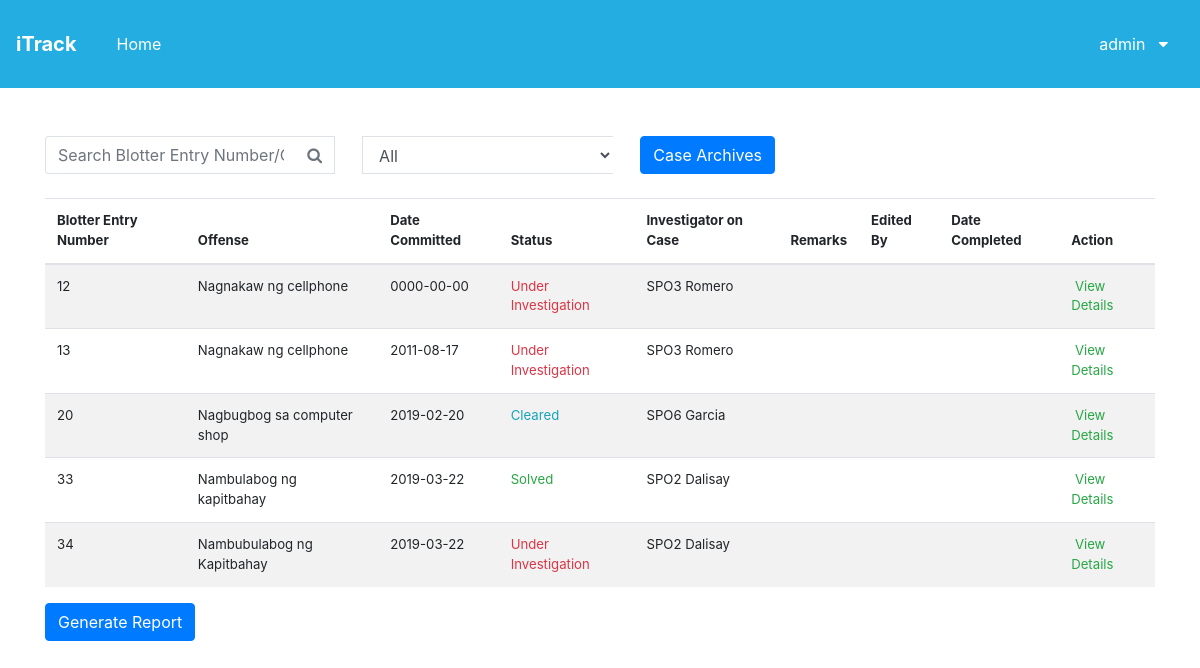
The app's page /itrackfinal/homeitrack.php (signed in), older data.
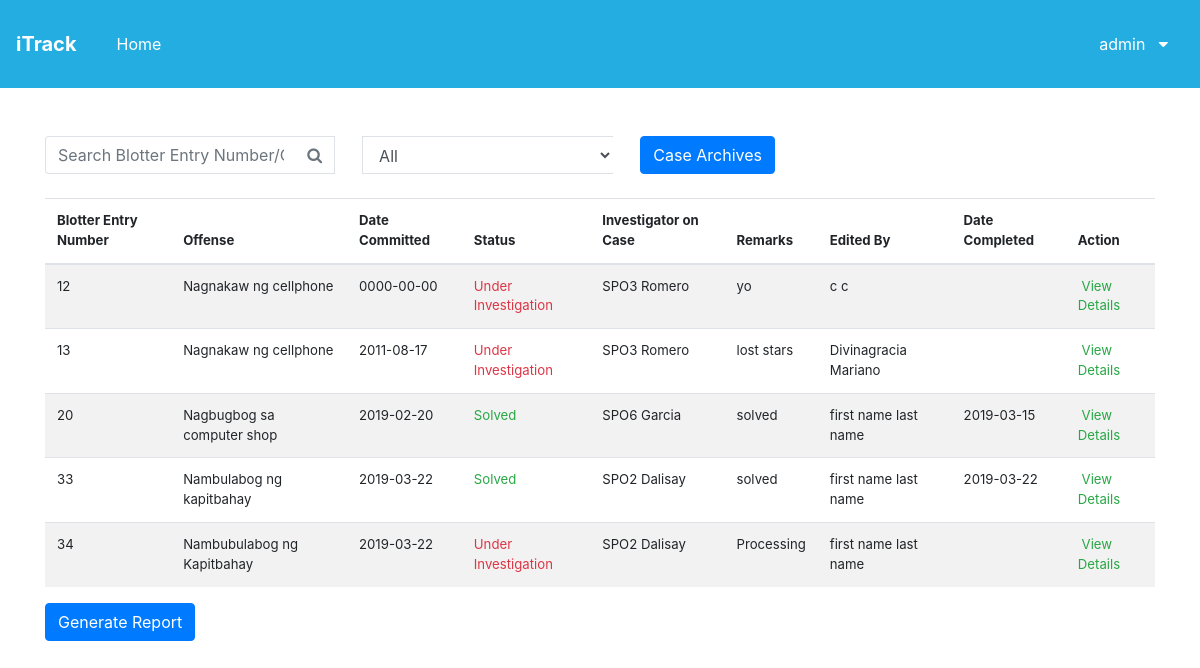
The same page, newer data.
### tables this page shows
CREATE TABLE `adminview` (
  `userID` int(11) NOT NULL,
  `benNum` int(11) NOT NULL,
  `compOffense` varchar(150) NOT NULL,
  `dateComi` date NOT NULL,
  `compStatus` longtext NOT NULL,
  `compInv` varchar(200) NOT NULL,
  `compRemarks` longtext NOT NULL,
  `remark_id` int(11) NOT NULL,
  `dateCompl` date DEFAULT NULL
);

### itrackfinal/homeitrack.php (the view, shortened to what this page needs)
<?php
    require "adminheader.php";
?>
<?php
   include_once 'includes/admin.inc.php';
?>
<!DOCTYPE html>
<html lang="en">
<head>
    <link rel="stylesheet" href="css/bootstrap.css">
    <link href="//maxcdn.bootstrapcdn.com/font-awesome/4.7.0/css/font-awesome.min.css" rel="stylesheet">
    <link rel="stylesheet" type="text/css" href="https://cdn.datatables.net/1.10.19/css/jquery.dataTables.css">
</head>
<body>
    <br>
<br>
    <div class="container">
        <div class="row">
            <div class="col-md-8">
                <div class="input-group">
                    <input id="search" class="form-control py-2 border-right-0 border" type="text"placeholder="Search Blotter Entry Number/Offense" >
                    <span class="input-group-append">
                        <button class="btn btn-outline-secondary border-left-0 border" type="button">
                            <i class="fa fa-search"></i>
                        </button>
                    </span>
                    <select id="statusFilter" class="form-control py-2 border-right-0 border" id="exampleFormControlSelect1">
                         <option value="all" name="status">All</option>
                    </select>
                            <a class='btn btn-primary' href= 'casecompleteArchive.php' style="color:white;text-decoration:none">Case Archives</a>
                </div>
            </div>
        </div>
        <br>
        <div class="row">
            <div class="col-md-12">
                <table id="myTable">
                <table class="table table-striped">
                    <thead>
                        <th> Blotter Entry Number</th>
                        <th>Offense</th>
                        <th>Date Committed</th>
                        <th>Status</th>
                        <th>Investigator on Case</th>
                        <th>Remarks</th>
                        <th> Edited By </th>
                        <th> Date Completed </th>
                        <th> Action </th>
                    </thead>
                    <tbody id="table_id" class="display">
                        <?php
                        $sql = "SELECT * FROM adminview left join
                            (
                                SELECT  remark, remarks.adminview_id, CONCAT(fnameUser, ' ',lnameUser) as name
                                from remarks right join
                                (
                                    SELECT max(created_at) as maxDate, adminview_id from remarks group by adminview_id
                                )
                                as remarks2 on remarks2.adminview_id = remarks.adminview_id
                                join users on remarks.userID = users.idUsers where remarks2.maxDate = remarks.created_at
                            )
                         as remarks on adminview_id = benNum";
                        $result = $conn->query($sql);
                        while($row = $result->fetch_array())
                        {
                            $benNum = $row['benNum'];
                            $compOffense = $row['compOffense'];
                            $dateComi = $row['dateComi'];
                            $compStatus = $row['compStatus'];
                            $compInv = $row['compInv'];
                            $compRemarks = $row['remark'];
                            $dateCompl= $row['dateCompl'];
                            $name = $row['name'];
                            echo"<tr>";
                            echo "<td> $benNum </td>";
                            echo "<td> $compOffense </td>";
                            echo "<td> $dateComi </td>";
                            if($compStatus == 'under_investigation'){
                                echo "<td class='text-danger'> Under Investigation </td>";
                            }else if($compStatus == 'cleared'){
                                echo "<td class='text-info'> Cleared </td>";
                            }else if($compStatus == 'solved'){
                                echo "<td class='text-success'> Solved </td>";
                            }else{
                                echo "<td > Status Unknown </td>";
                            }
                            echo "<td> $compInv </td>";
                            echo "<td> $compRemarks </td>";
                            echo "<td>$name</td>";
                            echo "<td> $dateCompl </td>";
                            echo "<td>&nbsp;<a href='caseDetails.php?id=$benNum' class='text-success'>View Details</a></td>";
                            echo "</tr>";
                        }
                        ?>
                    </tbody>
                </table>
                <button  type="button" name="printReport" class="btn btn-primary" formation="/homeitrack.php">
                            <a href= 'printreport.php' style="color:white;text-decoration:none">Generate Report</a>
                </button>
                <br>
                <br>
            </div>
        </div>
    </div>
</body>
</html>

### itrackfinal/adminheader.php (shortened to what this page needs)
<!DOCTYPE html>
<html>
<head>
<link rel="stylesheet" href="https://cdnjs.cloudflare.com/ajax/libs/font-awesome/4.7.0/css/font-awesome.min.css">
<link rel="stylesheet" href="https://bootswatch.com/4/yeti/bootstrap.min.css">
<link rel="stylesheet" href="assets/css/style.css">
</head>
<body>
<nav class="navbar navbar-expand-lg navbar-dark itrackbar">
  <a class="navbar-brand" href="index.php">iTrack <br> </a>
<div class="collapse navbar-collapse adminHeaderNav" id="navbarColor01">
    <ul class="adminHeaderNav navbar-nav mr-auto" >
      <li class="nav-item" style="float:left;">
        <a class="nav-link" a href="homeitrack.php">
          <button class="dropbtn">Home&nbsp;&nbsp;</button>
        </a>
      </li>
    </ul>
</div>
  <div class="dropdown" style="float:right;">
  <button class="dropbtn"><?php echo $_SESSION['userUid'] ?> &nbsp;&nbsp;<i class="fa fa-caret-down"></i></button>
  </div>
</nav>
</body>
</html>

### itrackfinal/assets/css/style.css (style rules this page uses)
.itrackbar { background-color: #24ade1; }
.btn { display: inline-flex; align-items: center; }
.navbar-brand { font-weight: bold; }
.dropbtn { background-color: #24ade1!important; color: white; padding: 16px; font-size: 16px; border: none; cursor: pointer; }
.dropdown { position: relative; display: inline-block; }
.adminHeaderNav { justify-content: right; float: none; }
*, *:before, *:after { box-sizing: inherit; }

Row changes from the older to the newer data that the page shows:
changed adminview id 12: compRemarks (not shown) → "yo"; name (not shown) → "c c"
changed adminview id 13: compRemarks (not shown) → "lost stars"; name (not shown) → "Divinagracia Mariano"
changed adminview "Nagbugbog sa computer shop": compRemarks (not shown) → "solved"; name (not shown) → "first name last name"; dateCompl (not shown) → "2019-03-15"; compStatus "Cleared" → "Solved"
changed adminview "Nambulabog ng kapitbahay": compRemarks (not shown) → "solved"; name (not shown) → "first name last name"; dateCompl (not shown) → "2019-03-22"
changed adminview "Nambubulabog ng Kapitbahay": compRemarks (not shown) → "Processing"; name (not shown) → "first name last name"
